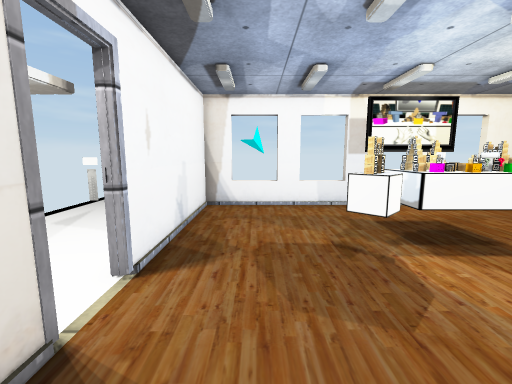
view 1 (above)

12 first-person views from a walk through a 3-D level made in the Unity game engine. The camera is 1.3 m above the floor, tilts 8° down and sees 90° across. Doors are open. The floor is counted in squares, 0.5 m on a side. Each view is taken from the middle of a square. On the plan, view 1 faces up. The plan holds only what a view shows up to about 18 squares ahead; the rest is blank. The place goes on beyond the plan. Some animated figures are left out. Some surface patterns are stand-ins.

view 2
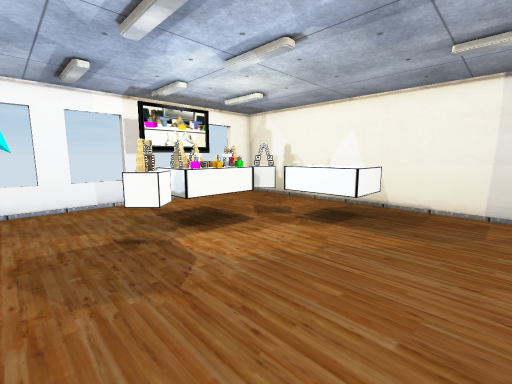

view 3
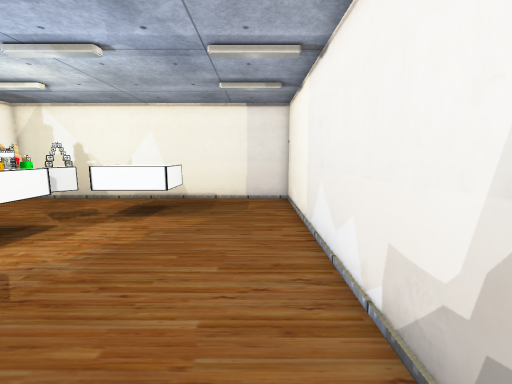

view 4
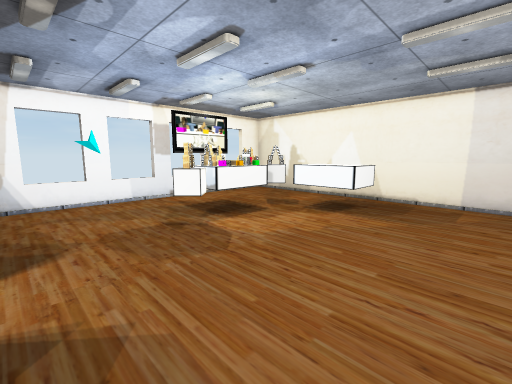

view 5
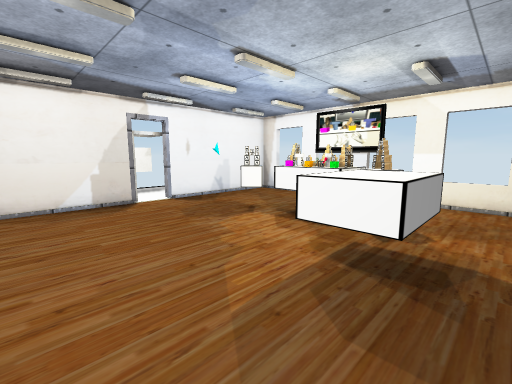

view 6
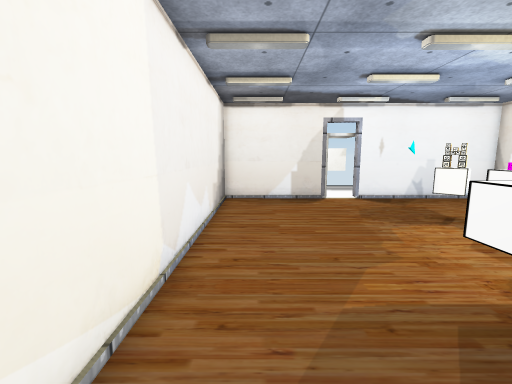

view 7
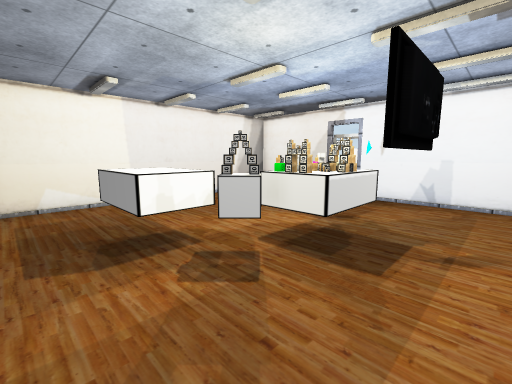

view 8
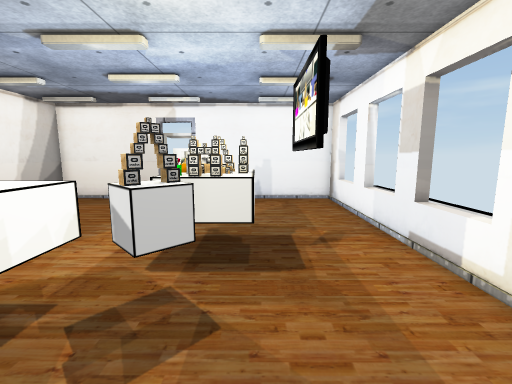

view 9
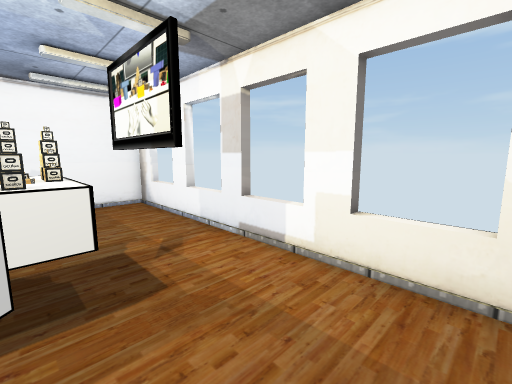

view 10
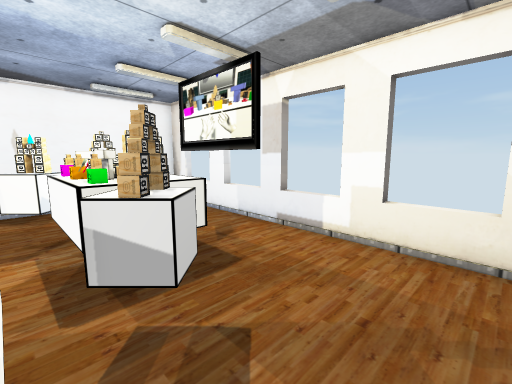

view 11
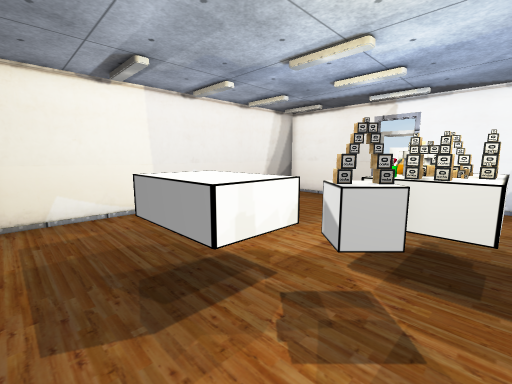

view 12
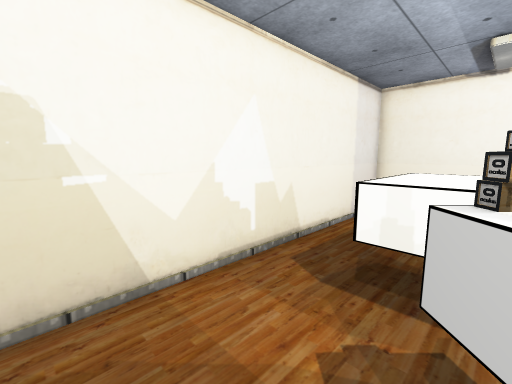

### Floor plan
Key: @ floor where view 1 was taken; # wall or solid block; . floor; D open door; = window, fence, low wall or low ledge; O other object.
Columns run from 3 left of view 1 to 14 right of it. Each row starts with its distance up from view 1.
 14 ##         ##===#
 13 ########### #==# #
 12 #................#
 11 #.......OOO......#
 10 #......#OOOO.....#
  9 #......OOOOO.....#
  8 O......OOOOOO....#
  7 O..O..#OOOOO##...#
  6 O.....O.....OOO..#
  5 D...........OOO..#
  4 DD..........OOO..#
  3 O...........OOO..#
  2 O................#
  1 O................#
  0 #..@.............#
 -1 #................#
 -2 #................#
 -3 ##################

Positions as (right, up) in squares from view 1, and headings:
1: (0, 0), facing up
2: (0, -1), facing up-right
3: (-2, -1), facing right
4: (-2, -2), facing up-right
5: (12, -2), facing up-left
6: (13, -1), facing left
7: (13, 12), facing down-left
8: (13, 9), facing left
9: (12, 8), facing up-left
10: (12, 6), facing up-left
11: (13, 9), facing down-left
12: (9, 10), facing down-right
